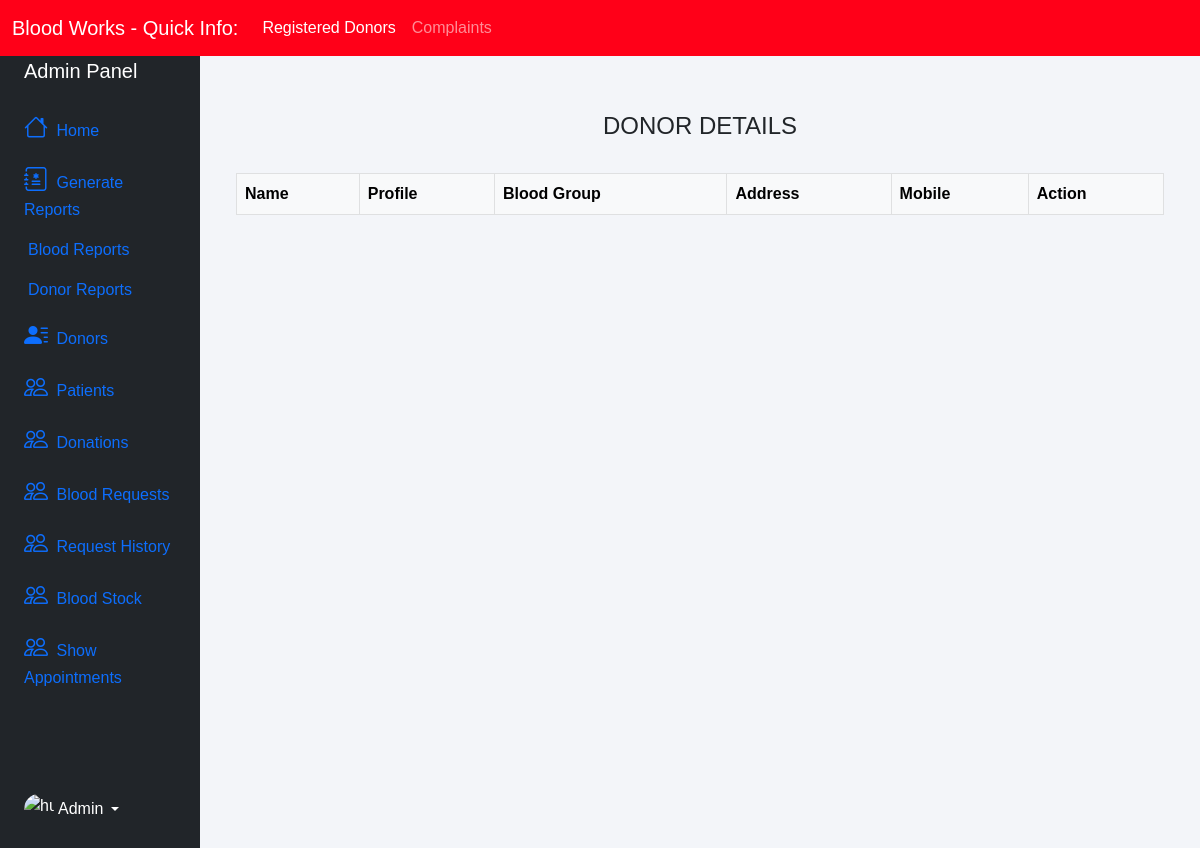
The app's page /admin-donor (signed in), older data.
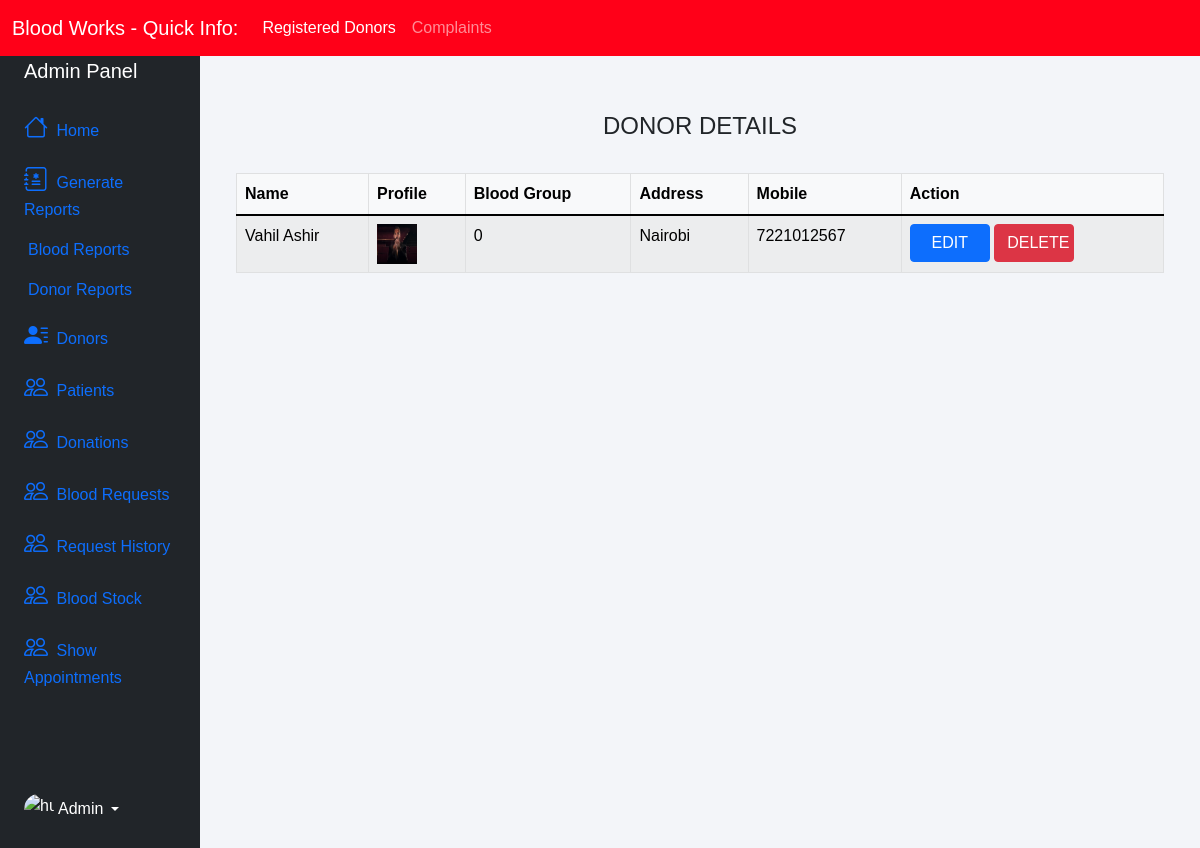
The same page, newer data.
### donor/models.py (models this page shows, shortened)
class Donor(models.Model):
    user=models.OneToOneField(User,on_delete=models.CASCADE)
    profile_pic= models.ImageField(upload_to='profile_pic/Donor/',null=True,blank=True)
    bloodgroup=models.CharField(max_length=10)
    address = models.CharField(max_length=40)
    mobile = models.CharField(max_length=20,null=False)
    @property
    def get_name(self):
        return self.user.first_name+" "+self.user.last_name

### blood/views.py (the view)
# urls.py: path('admin-donor', views.admin_donor_view,name='admin-donor'),
@login_required(login_url='adminlogin')
def admin_donor_view(request):
    donors = dmodels.Donor.objects.all()
    return render(request, 'blood/admin_donor.html', {'donors': donors})

### templates/blood/admin_donor.html
{% extends 'blood/adminbase.html' %}
{% block content %}
{% load widget_tweaks %}
{%load static%}
<br><br>
<div class="container">
    <H4 class="text-center">DONOR DETAILS</H4><br>
    <table class="table table-light table-hover table-bordered table-striped">
        <thead class="bg-info">
            <tr>
                <th scope="col">Name</th>
                <th scope="col">Profile</th>
                <th scope="col">Blood Group</th>
                <th scope="col">Address</th>
                <th scope="col">Mobile</th>
                <th class="text-right">Action</th>
            </tr>
        </thead>
        <tbody>
            {% for t in donors %}
            <tr>
                <td> {{t.get_name}}</td>
                <td> <img src="{% static t.profile_pic.url %}" alt="Profile Pic" height="40px" width="40px" /></td>
                <td>{{t.bloodgroup}}</td>
                <td>{{t.address}}</td>
                <td>{{t.mobile}}</td>
                <td class="text-right">
                    <button class="btn btn-primary badge-pill" style="width: 80px;"><a  style="text-decoration: none;color: white;" href="{% url 'update-donor' t.id  %}">EDIT</a> </button>
                    <button class="btn btn-danger badge-pill" style="width: 80px;"><a  style="text-decoration: none;color: white;" href="{% url 'delete-donor' t.id  %}">DELETE</a> </button>
                </td>
            </tr>
            {% endfor %}
        </tbody>
    </table>
</div>
{% endblock content %}

Row changes from the older to the newer data that the page shows:
added Donor: get_name "Vahil Ashir", profile_pic (picture), bloodgroup "0", address "Nairobi", mobile "7221012567"
